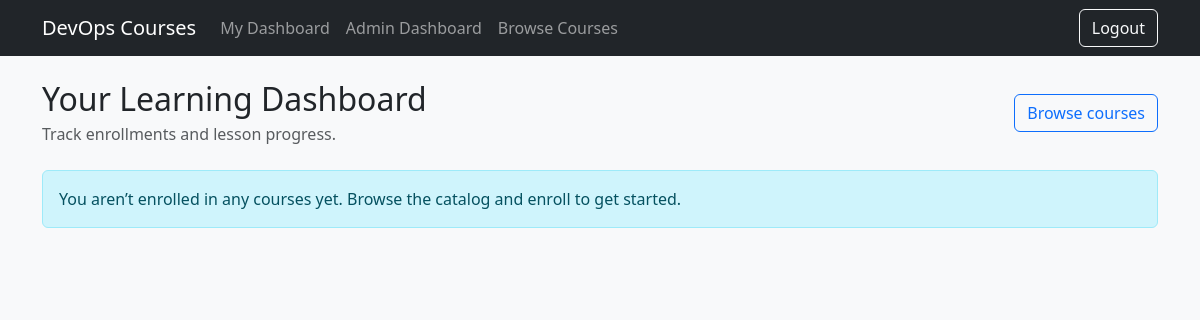
Before: /learn/dashboard/ (signed in) with the older database file.
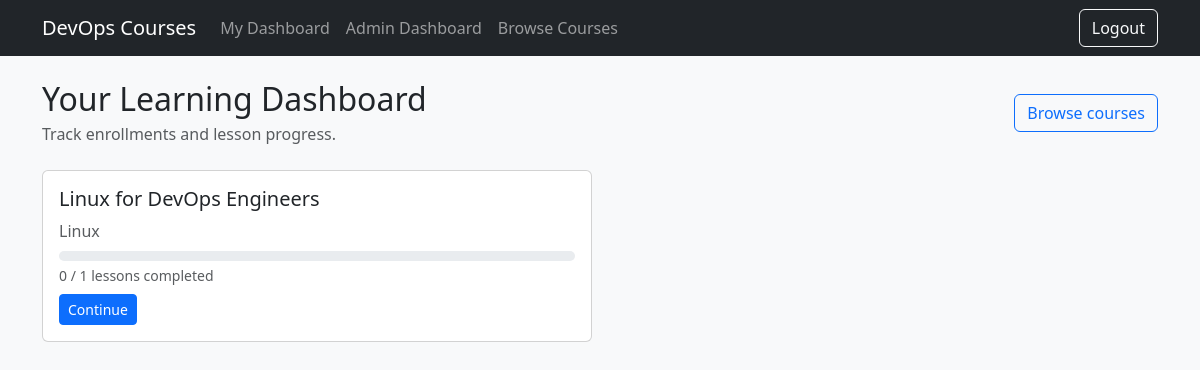
After: the same page with the newer database file.
### catalog/models.py (models this page shows, shortened)
class Course(models.Model):
    title = models.CharField(max_length=200)
    slug = models.SlugField(max_length=220, unique=True)
    description = models.TextField()
    category = models.CharField(max_length=50, choices=CourseCategory.choices)
    cover_image = models.ImageField(upload_to="course_covers/", blank=True, null=True)
    is_published = models.BooleanField(default=True)
    created_at = models.DateTimeField(auto_now_add=True)
    updated_at = models.DateTimeField(auto_now=True)
    class Meta:
        indexes = [
            models.Index(fields=["category"]),
            models.Index(fields=["slug"]),
        ]
        ordering = ["-created_at"]

### learning/views.py (the view)
# urls.py: path("dashboard/", views.user_dashboard, name="user_dashboard"),
@login_required
def user_dashboard(request):
    enrollments = (
        Enrollment.objects.filter(user=request.user)
        .select_related("course")
        .order_by("-enrolled_at")
    )
    dashboard_rows = []
    for enrollment in enrollments:
        course = enrollment.course
        lessons_qs = CourseLesson.objects.filter(module__course=course)
        total_lessons = lessons_qs.count()
        completed_lessons = LessonCompletion.objects.filter(
            user=request.user, lesson__module__course=course
        ).count()
        percent = 0
        if total_lessons > 0:
            percent = int((completed_lessons / total_lessons) * 100)
        dashboard_rows.append(
            {
                "course": course,
                "completed_lessons": completed_lessons,
                "total_lessons": total_lessons,
                "percent": percent,
            }
        )
    return render(
        request,
        "learning/user_dashboard.html",
        {"dashboard_rows": dashboard_rows},
    )

### accounts/models.py (called while the page is built)
    @property
    def is_admin(self) -> bool:
        return self.role == self.Role.ADMIN

### templates/learning/user_dashboard.html (shortened to what this page needs)
{% extends "base.html" %}
{% block content %}
  <div class="d-flex justify-content-between align-items-center flex-wrap gap-2">
    <div>
      <h2 class="mb-1">Your Learning Dashboard</h2>
      <div class="text-muted">Track enrollments and lesson progress.</div>
    </div>
    <a class="btn btn-outline-primary" href="{% url 'catalog:course_list' %}">Browse courses</a>
  </div>
  <div class="row g-3 mt-2">
    {% for row in dashboard_rows %}
      <div class="col-md-6">
        <div class="card h-100">
          <div class="card-body">
            <h5 class="card-title">{{ row.course.title }}</h5>
            <div class="text-muted mb-2">{{ row.course.category }}</div>
            <div class="mb-2">
              <div class="progress" style="height: 10px;">
              </div>
              <div class="small text-muted mt-1">
                {{ row.completed_lessons }} / {{ row.total_lessons }} lessons completed
              </div>
            </div>
            <div class="d-flex gap-2">
              <a class="btn btn-primary btn-sm" href="{% url 'catalog:course_detail' row.course.slug %}">
                Continue
              </a>
            </div>
          </div>
        </div>
      </div>
    {% empty %}
      <div class="col-12">
        <div class="alert alert-info">
          You aren’t enrolled in any courses yet. Browse the catalog and enroll to get started.
        </div>
      </div>
    {% endfor %}
  </div>
{% endblock %}

Changed rows visible on the page:
now on this page (row edited): Course: course "Linux for DevOps Engineers", course.category "Linux", completed_lessons "0", total_lessons "1"
Other visible differences:
text no longer shown: "You aren’t enrolled in any courses yet. Browse the catalog and enroll to get started."
